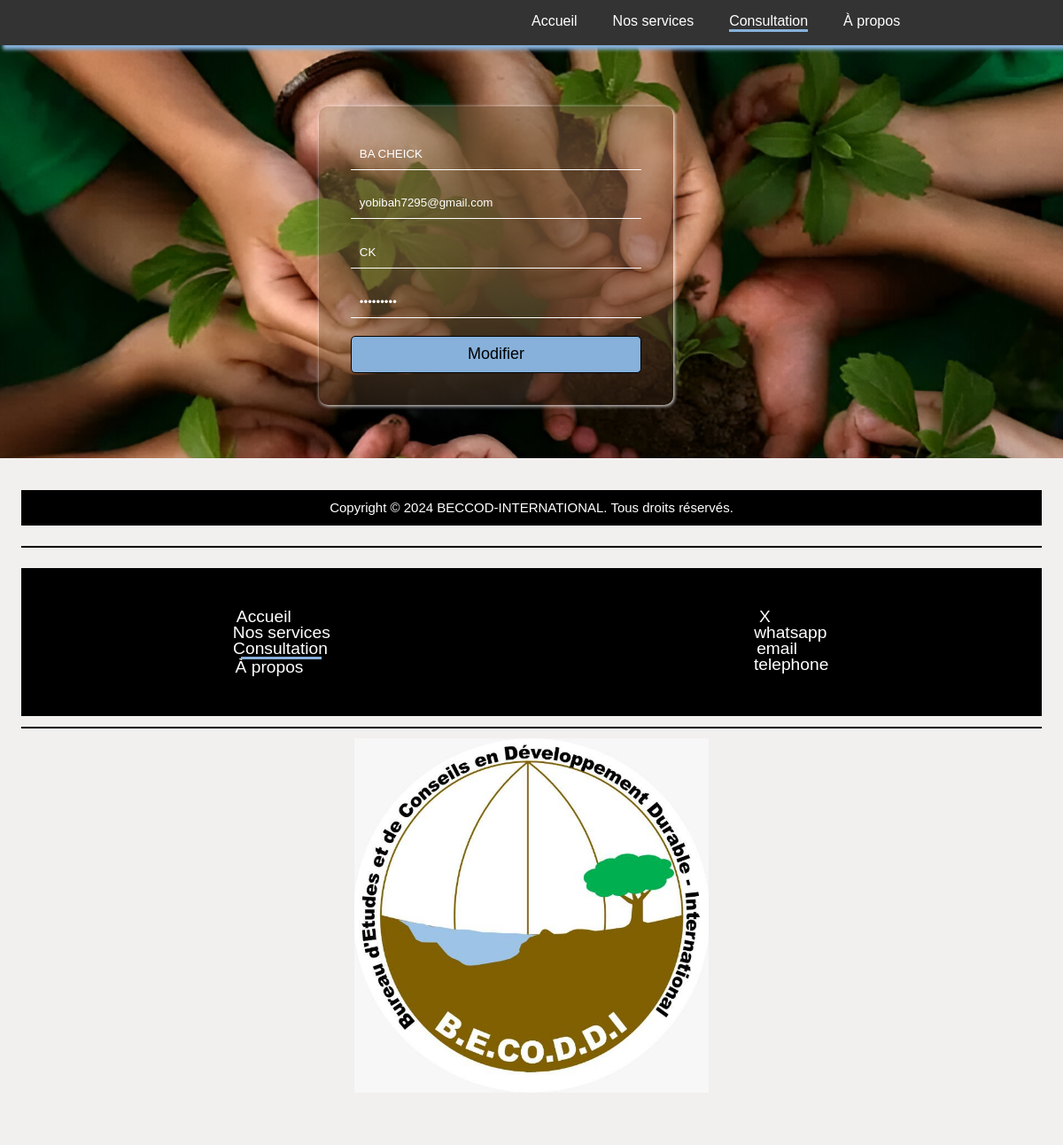
Page /BECODDI/edi.php (signed in) on the committed database.
### tables this page shows
CREATE TABLE IF NOT EXISTS `users` (
  `id_users` int NOT NULL AUTO_INCREMENT,
  `nom` varchar(255) NOT NULL,
  `email` varchar(255) NOT NULL,
  `telephone` varchar(255) NOT NULL,
  `mdp` varchar(255) NOT NULL,
  PRIMARY KEY (`id_users`)
);

### BECODDI/edi.php (the view, shortened to what this page needs)
<?php
require "en_teteco.php";
echo '<link rel="stylesheet" href="../css/inscription.css">';
try {
    $bdd = new PDO('mysql:host=localhost;dbname=site_auto;charset=utf8', 'root', '');
    $bdd->setAttribute(PDO::ATTR_ERRMODE, PDO::ERRMODE_EXCEPTION);
} catch (PDOException $e) {
    echo $e->getMessage();
    exit();
}
$requete = $bdd->prepare('SELECT * FROM users WHERE nom = :nom AND email = :email');
$requete->bindParam(':nom', $_SESSION['nom']);
$requete->bindParam(':email', $_SESSION['email']);
$requete->execute();
$resulta = $requete->fetch(PDO::FETCH_ASSOC);
if ($resulta) {
echo '<form method="post" action="retraitement.php">';
echo '<input type="text" name="nom" placeholder="Nom" value="' . htmlspecialchars($resulta['nom']) . '">';
echo '<input type="email" name="email" placeholder="Email" value="' . htmlspecialchars($resulta['email']) . '">';
echo '<input type="tel" name="telephone" placeholder="Téléphone" value="' . htmlspecialchars($resulta['telephone']) . '">';
echo '<input type="password" name="mdp" placeholder="Mot de passe" value="' . htmlspecialchars($resulta['mdp']) . '">';
echo '<input type="submit" name="connexion" value="Modifier">';
echo '</form>';
} else {
    echo 'utilisateur non trouver.';
}
require "pied.php";
?>

### css/entete.css (style rules this page uses)
* { margin: 0; padding: 0; }

### css/inscription.css (style rules this page uses)
body { background-image: url("../images/B.JPEG"); background-size: cover; background-position: center; background-repeat: no-repeat; height: 100vh; margin: 0; }
form { display: grid; grid-template-columns: 1; align-content: center; align-self: center; margin-top: 10%; backdrop-filter: blur(100px); row-gap: 20px; width: 400px; margin-left: 30%; padding: 3%; border-radius: 10px; box-shadow: 1px 1px 4px #ffffff; margin-bottom: 5%; }
input { padding :3%; border:none; outline: none; color: white; background: transparent; border-bottom-color:rgb(255, 255, 255) ; border-bottom-style: solid; border-bottom-width: 2px; border-width: 1px; }
input[type="submit"] { background-color:#87B1DB; color: rgb(0, 0, 0); border-radius: 5px; cursor: pointer; border-width: 0.5px; border-style: solid; border-color: rgb(0, 0, 0); font-family: 'Gill Sans', 'Gill Sans MT', Calibri, 'Trebuchet MS', sans-serif; font-size:18px ; transition: background-color 0.3s ease; }

### css/pieds.css (style rules this page uses)
* { margin: 0; padding: 0; }

### BECODDI/en_teteco.php (style rules this page uses)
* { margin: 0; padding: 0; box-sizing: border-box; }
body { font-family: Arial, sans-serif; }

### rows in the picture
users: nom "BA CHEICK", email "yobibah7295@gmail.com", telephone "CK"
